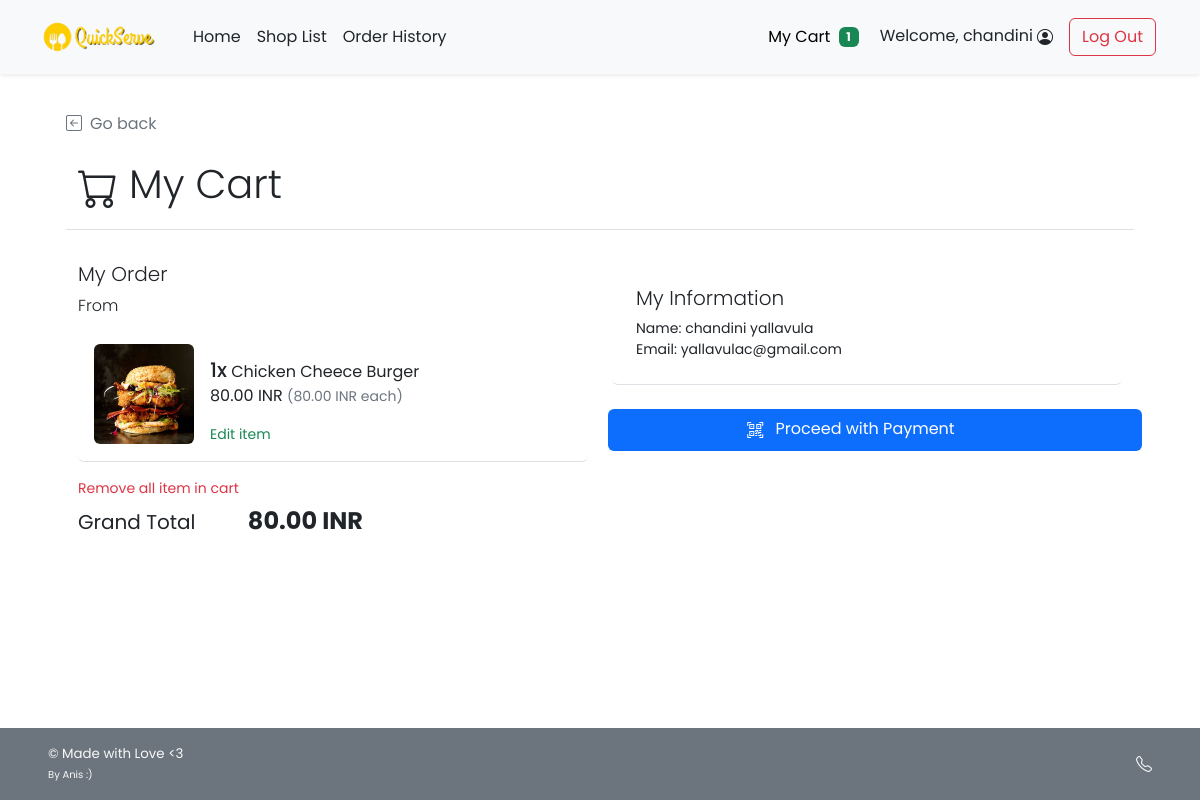
/cust_cart.php (signed in), run on the app's committed database.
### tables this page shows
CREATE TABLE `cart` (
  `ct_id` int(11) NOT NULL,
  `ct_amount` int(11) NOT NULL,
  `ct_note` text NOT NULL,
  `s_id` int(11) NOT NULL,
  `f_id` int(11) NOT NULL,
  `c_id` int(11) NOT NULL
);

CREATE TABLE `food` (
  `f_id` int(11) NOT NULL,
  `s_id` int(11) NOT NULL,
  `f_name` varchar(100) NOT NULL,
  `f_price` decimal(6,2) NOT NULL,
  `f_pic` text DEFAULT NULL
);

CREATE TABLE `customer` (
  `c_username` varchar(45) NOT NULL,
  `c_pwd` varchar(45) NOT NULL,
  `c_firstname` varchar(45) NOT NULL,
  `c_lastname` varchar(45) NOT NULL,
  `c_email` varchar(100) NOT NULL,
  `c_gender` varchar(1) NOT NULL COMMENT 'M for Male, F for Female',
  `c_type` varchar(3) NOT NULL COMMENT 'Type of customer in this canteen (STD for student,STF for staff, GUE for guest, ADM for admin, OTH for other)',
  `c_id` int(11) NOT NULL
);

### cust_cart.php (the view, shortened to what this page needs)
<!DOCTYPE html>
<html lang="en">
<head>
    <?php
    include("conn_db.php");
    include('head.php');
    $no_order = false;
    ?>
    <link href="css/main.css" rel="stylesheet">
    <link href="css/menu.css" rel="stylesheet">
</head>
<body class="d-flex flex-column h-100">
    <?php include('nav_header.php')?>
    <div class="container px-5 py-4" id="cart-body">
        <div class="row my-4">
            <a class="nav nav-item text-decoration-none text-muted mb-2" href="#" onclick="history.back();">
                <i class="bi bi-arrow-left-square me-2"></i>Go back
            </a>
            <h2 class="py-3 display-6 border-bottom">
                <i class="bi bi-cart"></i> My Cart
            </h2>
        </div>
        <?php
            $ct_query = "SELECT * FROM cart WHERE c_id = {$_SESSION['cid']}";
            $cart_numrow = $mysqli -> query($ct_query) -> num_rows;
            if($cart_numrow > 0){
        ?>
        <div class="row row-cols-1 row-cols-md-2 mb-5">
            <div class="col">
                <div class="row row-cols-1">
                    <div class="col">
                        <h5 class="fw-light">My Order</h5>
                        <p class="fw-light">From
                            <?php
                                $cart_query = "SELECT s_id,s_name FROM shop s WHERE s_id = (SELECT s_id FROM cart WHERE c_id = {$_SESSION['cid']} LIMIT 0,1)";
                                $cart_result = $mysqli -> query($cart_query) -> fetch_array();
                            ?>
                        </p>
                    </div>
                    <div class="col">
                        <ul class="list-group">
                            <?php
                                $cartdetail_query = "SELECT ct.ct_amount,ct.f_id,f_pic,f.f_name,f.f_price,ct.ct_note
                                FROM cart ct INNER JOIN food f ON ct.f_id = f.f_id WHERE ct.c_id = {$_SESSION['cid']}";
                                $cartdetail_result = $mysqli -> query($cartdetail_query);
                                while($row = $cartdetail_result -> fetch_array()){
                            ?>
                            <li
                                class="list-group-item d-flex border-0 pb-3 border-bottom w-100 justify-content-between align-items-center">
                                <div class="image-parent">
                                    <img <?php
                                        if(is_null($row["f_pic"])){echo "src='img/default.png'";}
                                        else{echo "src=\"img/{$row['f_pic']}\"";}
                                    ?> class="img-fluid rounded" style="width: 100px; height:100px; object-fit:cover;"
                                        alt="f_pic">
                                </div>
                                <div class="ms-3 mt-3 me-auto">
                                    <div class="fw-normal"><span class="h5"><?php echo $row["ct_amount"]?>x</span>
                                        <?php echo $row["f_name"]?>
                                        <p><?php printf("%.2f INR <small class='text-muted'>(%.2f INR each)</small>",$row["f_price"]*$row["ct_amount"],$row["f_price"])?><br />
                                        </p>
                                        <?php
                                        $rmv_link = false;
                                        if($rmv_link){?>
                                        <a href="remove_cart_item.php?rmv=1&s_id=<?php echo $cart_result["s_id"];?>&f_id=<?php echo $row["f_id"];?>"
                                            class="text-decoration-none text-danger nav nav-item small">Remove item</a>
                                        <?php }else {?>
                                        <a href="cust_update_cart.php?s_id=<?php echo $cart_result["s_id"];?>&f_id=<?php echo $row["f_id"];?>"
                                            class="text-decoration-none text-success nav nav-item small">Edit item</a>
                                        <?php } ?>
                                    </div>
                            </li>
                            <?php } ?>
                        </ul>
                        <div class="col my-3">
                            <ul class="list-inline justify-content-between">
                                <li class="list-item mb-2">
                                    <a href="remove_cart_all.php?rmv=1&s_id=<?php echo $cart_result["s_id"];?>"
                                        class="nav nav-item text-danger text-decoration-none small" name="rmv_all" id="rmv_all">
                                        Remove all item in cart
                                    </a>
                                </li>
                                <li class="list-inline-item fw-normal h5 me-5">Grand Total</li>
                                <li class="list-inline-item fw-bold h4">
                                    <?php
                                        $gt_query = "SELECT SUM(ct.ct_amount*f.f_price) AS grandtotal FROM cart ct INNER JOIN food f
                                        ON ct.f_id = f.f_id WHERE ct.c_id = {$_SESSION['cid']} GROUP BY ct.c_id";
                                        $gt_arr = $mysqli -> query($gt_query) -> fetch_array();
                                        $order_cost = $gt_arr["grandtotal"];
                                        printf("%.2f INR",$order_cost);
                                        if($order_cost<20){
                                            $min_cost = false;  $no_order=true;
                                        }else{
                                            $min_cost = true;
                                        }
                                    ?>
                                </li>
                            </ul>
                        </div>
                    </div>
                </div>
            </div>
            <div class="col mt-3 mt-md-0">
                <div class="row row-cols-1">
                    <div class="col mb-3">
                        <div class="card p-2 p-md-4 border-0 border-bottom">
                            <h5 class="card-title fw-light">My Information</h5>
                            <ul class="card-text list-unstyled m-0 p-0 small">
                                <?php
                                    $cust_query = "SELECT c_email FROM customer WHERE c_id = {$_SESSION['cid']} LIMIT 0,1";
                                    $cust_arr = $mysqli -> query($cust_query) -> fetch_array();
                                ?>
                                <li>Name: <?php echo $_SESSION["firstname"]." ".$_SESSION["lastname"]; ?></li>
                                <li>Email: <?php echo $cust_arr["c_email"]?> </li>
                            </ul>
                        </div>
                    </div>
                            <?php if($no_order){ ?>
                            <button type="submit" class="w-100 btn btn-danger disabled" name="place_order" id="place_order"
                                disabled>
                                <?php
                                    if(!$min_cost){
                                        echo "Your order is less than minimum amount.";
                                    }else{
                                        echo "Cannot proceed with payment";
                                    }
                                ?>
                            </button>
                            <?php }else{ ?>
                                <a href="payment.php" class="  mt-2 ms-2 p-2 bg-primary text-white text-center rounded  border-0 text-decoration-none link-light">
                                <i class="bi bi-qr-code-scan"></i><span class="ms-2 mt-2 me-5"> Proceed with Payment</span>
                            </a>
                            <?php } ?>
                </div>
            </div>
        </div>
        <?php } ?>
    </div>
    <?php include('footer.php')?>
</body>
</html>

### css/main.css (style rules this page uses)
html { height: 100%; }
body { height: 100%; padding-top: 4rem; margin-bottom: -50px; font-family: 'Poppins', 'Noto Sans Thai', sans-serif; }
a { cursor: pointer; }
.bi { vertical-align: -.125em; fill: currentColor; }
.text-white { color: white; }

### css/menu.css (style rules this page uses)
html, body { height: 100%; }
.image-parent { max-width: 100px; }

### data on the page
cart: f.f_pic (picture), ct_amount "1", f.f_name "Chicken Cheece Burger", $row['f_price']*$row['ct_amount'] "80.00", f.f_price "80.00"
customer: c_email "yallavulac@gmail.com"

### other printed values
$incart_amt "1"
$_SESSION['firstname'] "chandini"
$order_cost "80.00"
$_SESSION["firstname"] "chandini"
$_SESSION["lastname"] "yallavula"
